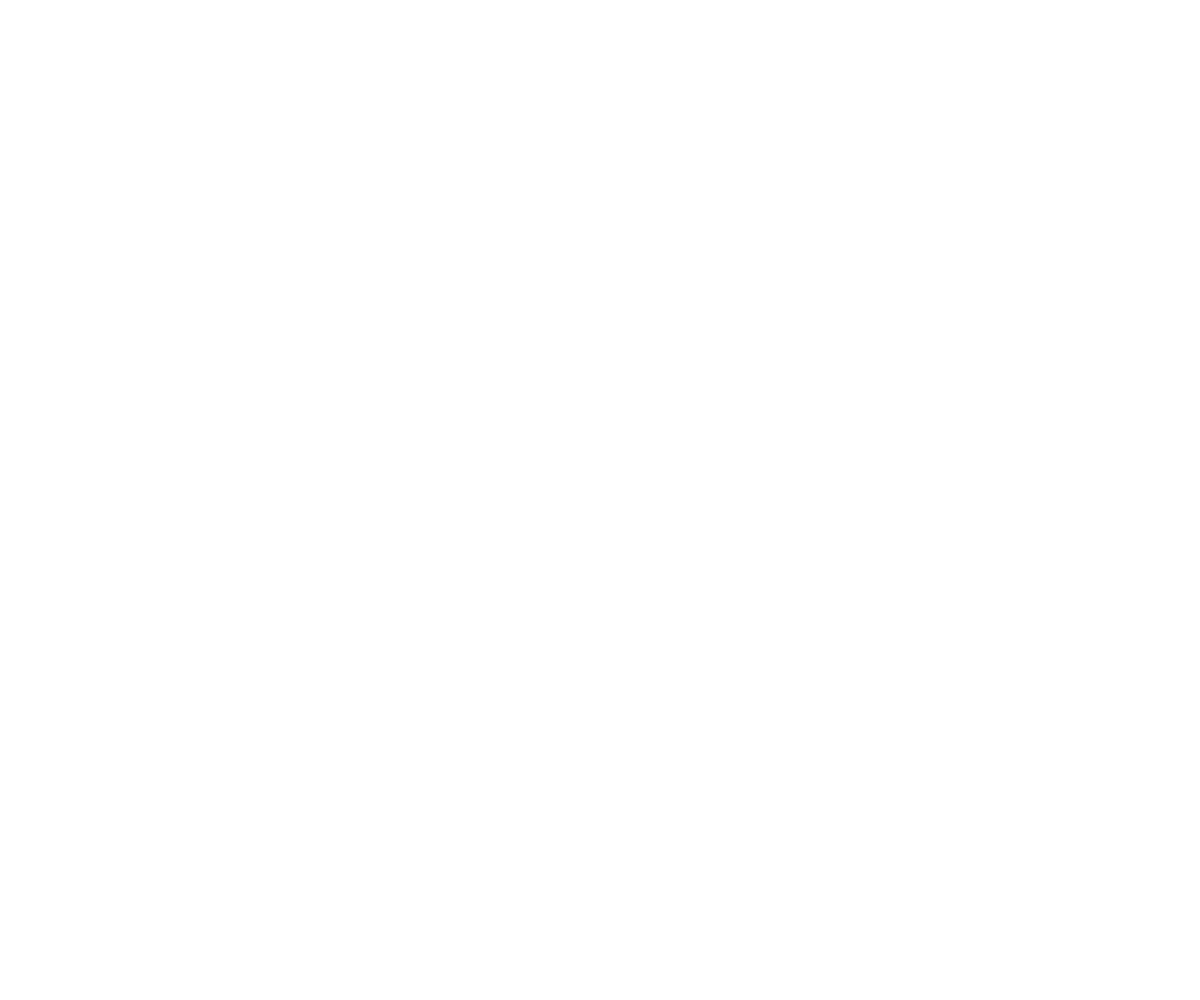
Frame 1 (no input)
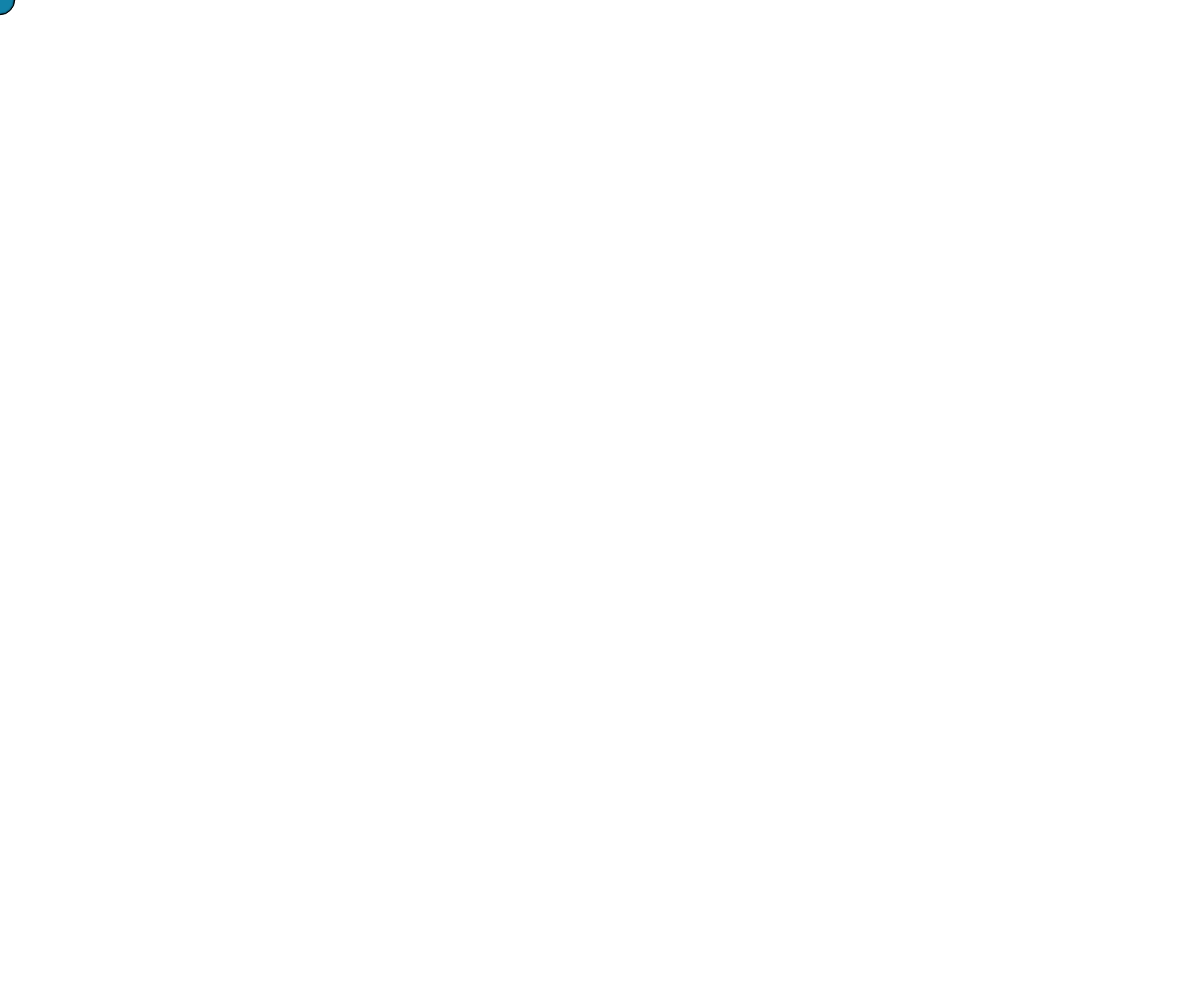
Frame 60 (no input)
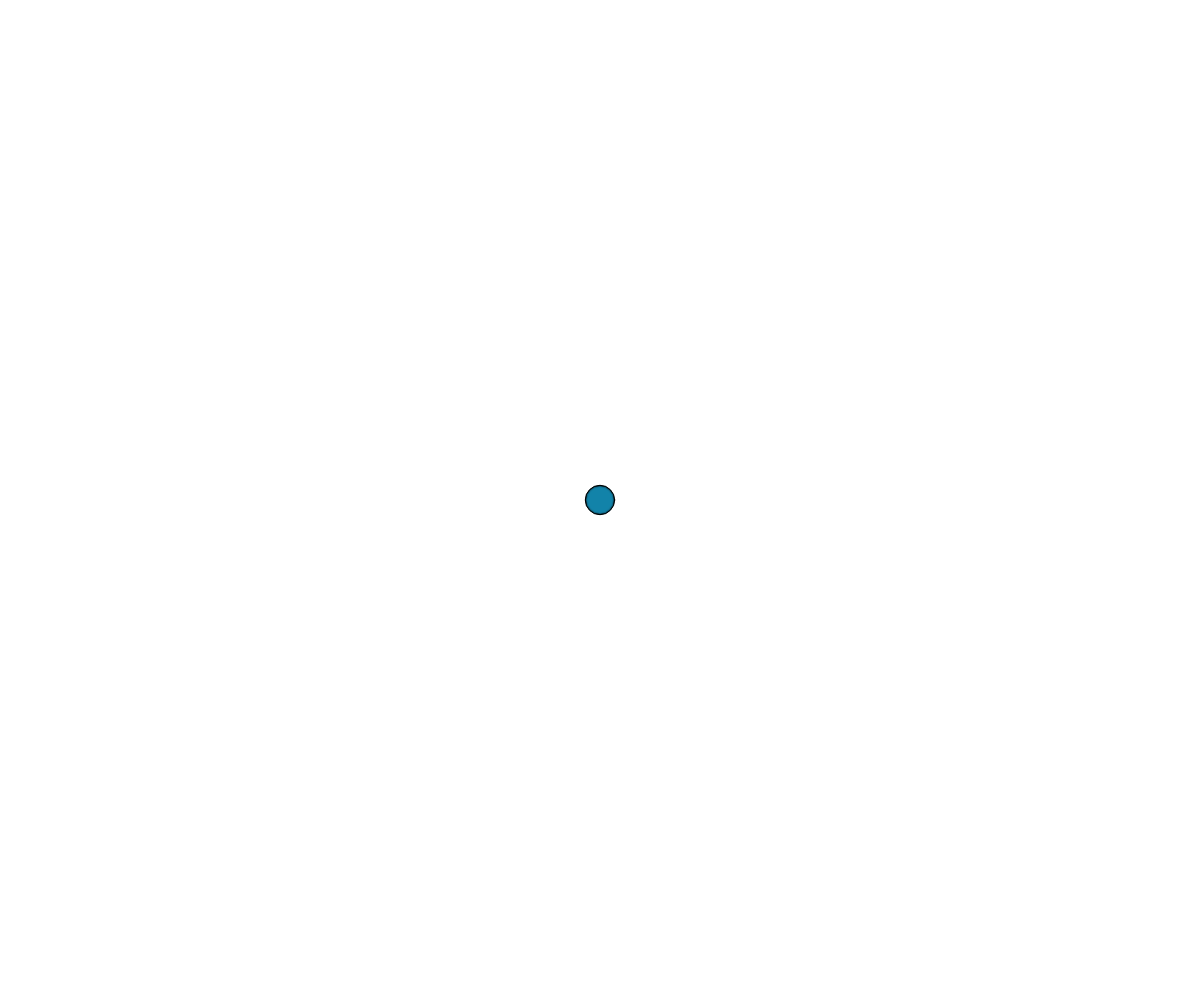
Frame 120 (the mouse pressed at the canvas centre since frame 60)

The p5.js sketch that drew these frames (run headless with seeded random() and noise() and a simulated clock; from frame 60 on, the mouse is pressed at the canvas centre):

// p5.js sketch
// ── sketch.js
let canvas;
let mousePositions = [];
const MAX_POS = 50;
let ellipseSize = 30;

function setup() {
  canvas = createCanvas(windowWidth, windowHeight);
  canvas.position(0,0);
  canvas.style('z-index', '-1');

}

function draw() {
  background(255);

   let originalColor = color(20, 133, 172, 100);
  // fill(originalColor);
  // ellipse(mouseX, mouseY, ellipseSize, ellipseSize);
  
  //removes poses that are older than 50
  if (mousePositions.length > MAX_POS) {
    mousePositions.shift();
  }
  
  let size = 0;
  for (let i = 0; i < mousePositions.length; i ++) {
    // how you want to draw the previous poses
    // relate it to i to change pose drawing over time
    fill(mousePositions[i].randomColor);
    if (mousePositions[i].x == mouseX && mousePositions[i].y == mouseY ){
      fill(originalColor);
    }
    ellipse(mousePositions[i].x, mousePositions[i].y, size, size);
    size = size + (ellipseSize / mousePositions.length);
  }

  // Saving mousepositions and color
  let ellipseColor = color(random(255), random(255), random(255), 100);
  mousePositions.push({x: mouseX, y: mouseY, randomColor: ellipseColor});
  
}

function windowResized() {
  resizeCanvas(windowWidth, windowHeight);
}
